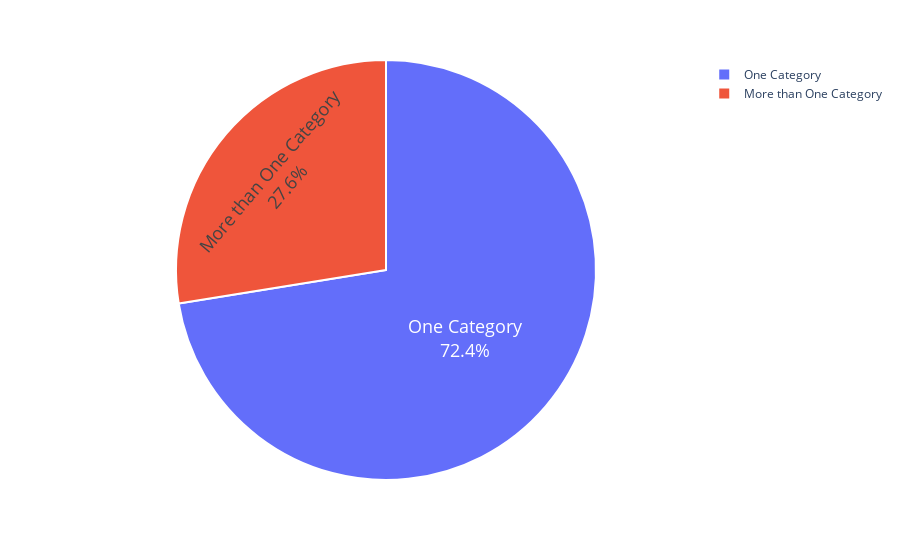

Notebook source saved alongside this figure:
### Markdown cell above
### 2.3.5.	Finding Orders per category

### Code cell
#Number of Orders vs Categories

num_of_prod = dataset.groupby('Customer ID')['category'].nunique().sort_values(ascending=False) #Grouping Customers with categories and counting unique values

num_of_prod_df = pd.DataFrame(list(num_of_prod.items()), columns=['Customer ID', 'Number of Products'])

a = num_of_prod_df[num_of_prod_df['Number of Products'] == 1].value_counts().sum()
b = num_of_prod_df[num_of_prod_df['Number of Products'] != 1].value_counts().sum()

data = {'Order': ['One Category', 'More than One Category'], 'Customer_Counts': [a, b]}

category_counts = pd.DataFrame.from_dict(data)


#Creating a pie chart
fig = px.pie(category_counts, 
             values = category_counts.Customer_Counts, 
             names = category_counts.Order,
             template = 'plotly_white')

#Setting up the pie chart cosmetics
fig.update_traces(textposition='inside', textinfo='percent+label', textfont_size=18,
                  marker = dict(line = dict(color = 'white', width = 2)))
fig.show()
pio.write_image(fig, 'pie2.png')

### Figure 1 — Plotly figure (JSON) as saved in the notebook; plotly's stock layout.template omitted (floating-point values rounded to 4 significant figures)
{"data": [{"domain": {"x": [0, 1], "y": [0, 1]}, "hovertemplate": "Order=%{label}<br>Customer_Counts=%{value}<extra></extra>", "labels": ["One Category", "More than One Category"], "legendgroup": "", "marker": {"line": {"color": "white", "width": 2}}, "name": "", "showlegend": true, "textfont": {"size": 18}, "textinfo": "percent+label", "textposition": "inside", "type": "pie", "values": [57459, 21850]}], "layout": {"legend": {"tracegroupgap": 0}, "margin": {"t": 60}}}
